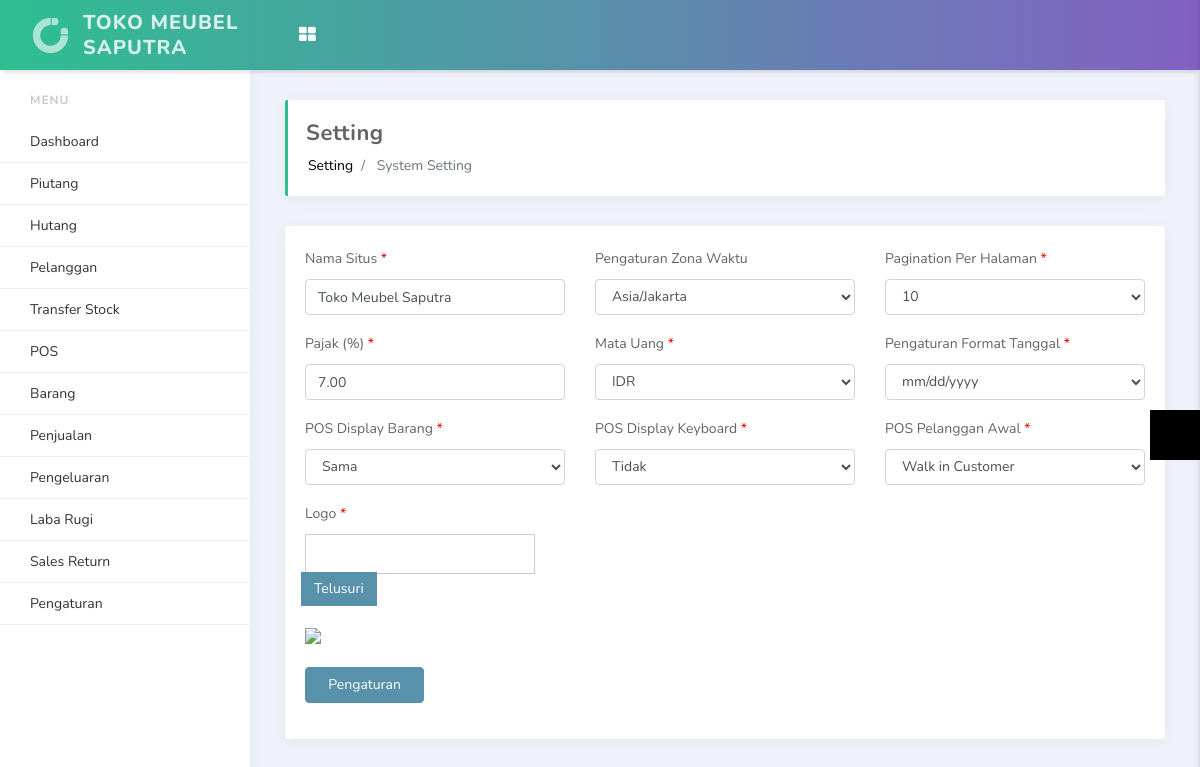
Page /index.php/setting/system_setting (signed in) on the committed database.
### tables this page shows
CREATE TABLE `site_setting` (
  `id` int(11) NOT NULL,
  `site_name` varchar(499) NOT NULL,
  `site_logo` varchar(255) NOT NULL,
  `timezone` varchar(499) NOT NULL,
  `pagination` int(11) NOT NULL,
  `tax` double(11,2) NOT NULL,
  `currency` char(3) NOT NULL,
  `address` text NOT NULL,
  `datetime_format` varchar(30) NOT NULL,
  `display_product` int(11) NOT NULL,
  `display_keyboard` int(11) NOT NULL,
  `default_customer_id` int(11) NOT NULL,
  `updated_user_id` int(11) NOT NULL,
  `updated_datetime` datetime NOT NULL
);

CREATE TABLE `timezones` (
  `id` int(11) NOT NULL,
  `code` varchar(30) NOT NULL,
  `timezone` varchar(499) NOT NULL
);

CREATE TABLE `currency` (
  `iso` char(3) NOT NULL DEFAULT '',
  `name` varchar(200) NOT NULL
);

CREATE TABLE `customers` (
  `id` int(11) NOT NULL,
  `fullname` varchar(499) NOT NULL,
  `email` varchar(499) NOT NULL,
  `mobile` varchar(255) NOT NULL,
  `address` text NOT NULL,
  `created_user_id` int(11) NOT NULL,
  `created_datetime` datetime NOT NULL
);

### application/views/system_setting.php (the view, shortened to what the rows shown need)
<?php
    require_once 'includes/header4.php';
    $siteDtaData = $this->Constant_model->getDataOneColumn('site_setting', 'id', '1');
    $site_name = $siteDtaData[0]->site_name;
    $timezone = $siteDtaData[0]->timezone;
    $pagination = $siteDtaData[0]->pagination;
    $tax = $siteDtaData[0]->tax;
    $currency = $siteDtaData[0]->currency;
    $dtm_format = $siteDtaData[0]->datetime_format;
    $display_product = $siteDtaData[0]->display_product;
    $keyborad = $siteDtaData[0]->display_keyboard;
    $def_cust_id = $siteDtaData[0]->default_customer_id;
?>
<section id="content">
	<form action="<?=base_url()?>index.php/setting/updateSiteSetting" method="post" enctype="multipart/form-data">
	<div class="row">
		<div class="col-md-12">
			<div class="card">
				<div class="card-body">
					<div class="row">
						<div class="col-md-4">
							<div class="form-group">
								<label><?php echo $lang_site_name; ?> <span style="color: #F00">*</span></label>
								<input type="text" name="site_name" class="form-control" placeholder="Site Name" maxlength="499" autofocus required value="<?php echo $site_name; ?>" autocomplete="off" />
							</div>
						</div>
						<div class="col-md-4">
							<div class="form-group">
								<label><?php echo $lang_system_timezone; ?></label>
								<select name="timezone" class="form-control" required>
								<?php
                                    $timeZoneData = $this->Constant_model->getDataAll('timezones', 'timezone', 'ASC');
                                    for ($t = 0; $t < count($timeZoneData); ++$t) {
                                        $timezone_name = $timeZoneData[$t]->timezone; ?>
										<option value="<?php echo $timezone_name; ?>" <?php if ($timezone_name == $timezone) {
                                            echo 'selected="selected"';
                                        } ?>>
											<?php echo $timezone_name; ?>
										</option>
								<?php
                                    }
                                ?>
								</select>
							</div>
						</div>
						<div class="col-md-4">
							<div class="form-group">
								<label><?php echo $lang_pagination_per_page; ?> <span style="color: #F00">*</span></label>
								<select name="pagination" class="form-control" required>
									<option value="10" <?php if ($pagination == '10') {
                                    echo 'selected="selected"';
                                } ?>>10</option>
								</select>
							</div>
						</div>
					</div>
					<div class="row">
						<div class="col-md-4">
							<div class="form-group">
								<label><?php echo $lang_tax; ?> (%) <span style="color: #F00">*</span></label>
								<input type="text" name="tax" class="form-control" placeholder="0" maxlength="2" required value="<?php echo $tax; ?>" autocomplete="off" />
							</div>
						</div>
						<div class="col-md-4">
							<div class="form-group">
								<label><?php echo $lang_currency; ?> <span style="color: #F00">*</span></label>
								<select name="currency" class="form-control" required>
								<?php
                                    $currencyData = $this->Constant_model->getDataAll('currency', 'iso', 'ASC');
                                    for ($c = 0; $c < count($currencyData); ++$c) {
                                        $currency_iso = $currencyData[$c]->iso; ?>
										<option value="<?php echo $currency_iso; ?>" <?php if ($currency_iso == $currency) {
                                            echo 'selected="selected"';
                                        } ?>>
											<?php echo $currency_iso; ?>
										</option>
								<?php
                                    }
                                ?>
								</select>
							</div>
						</div>
						<div class="col-md-4">
							<div class="form-group">
								<label><?php echo $lang_system_date_format; ?> <span style="color: #F00">*</span></label>
								<select name="date_format" class="form-control" required>
									<option value="m/d/Y" <?php if ($dtm_format == 'm/d/Y') {
                                    echo 'selected="selected"';
                                } ?>>mm/dd/yyyy</option>
								</select>
							</div>
						</div>
					</div>
					<div class="row">
						<div class="col-md-4">
							<div class="form-group">
								<label><?php echo $lang_pos_display_product; ?> <span style="color: #F00">*</span></label>
								<select name="display_product" class="form-control" required>
									<option value="3" <?php if ($display_product == '3') {
                                    echo 'selected="selected"';
                                } ?>><?php echo $lang_both; ?></option>
								</select>
							</div>
						</div>
						<div class="col-md-4">
							<div class="form-group">
								<label><?php echo $lang_pos_display_keyboard; ?> <span style="color: #F00">*</span></label>
								<select name="display_keyboard" class="form-control" required>
									<option value="0" <?php if ($keyborad == '0') {
                                    echo 'selected="selected"';
                                } ?>><?php echo $lang_no; ?></option>
								</select>
							</div>
						</div>
						<div class="col-md-4">
							<div class="form-group">
								<label><?php echo $lang_pos_default_customer; ?> <span style="color: #F00">*</span></label>
								<select name="default_customer" class="form-control" required>
								<?php
                                    $customerData = $this->Constant_model->getDataAll('customers', 'id', 'ASC');
                                    for ($u = 0; $u < count($customerData); ++$u) {
                                        $customer_id = $customerData[$u]->id;
                                        $customer_name = $customerData[$u]->fullname; ?>
										<option value="<?php echo $customer_id; ?>" <?php if ($customer_id == $def_cust_id) {
                                            echo 'selected="selected"';
                                        } ?>>
											<?php echo $customer_name; ?>
										</option>
								<?php
                                    }
                                ?>
								</select>
							</div>
						</div>
					</div>
				</div>
			</div>
		</div>
	</div>
	</form>
</section>
<?php
    require_once 'includes/footer4.php';
?>

### application/views/includes/header4.php (shortened to what the rows shown need)
<?php
    $settingResult = $this->db->get_where('site_setting');
    $settingData = $settingResult->row();
    $setting_site_name = $settingData->site_name;
 ?>
<!doctype html>
<html lang="en">
<head>
    <link rel="stylesheet" href="<?php echo base_url() ?>assets/vendors/bundle.css" type="text/css">
    <link rel="stylesheet" href="<?php echo base_url() ?>assets/vendors/datepicker/daterangepicker.css">
    <link rel="stylesheet" href="<?php echo base_url() ?>assets/vendors/vmap/jqvmap.min.css">
    <link rel="stylesheet" href="<?php echo base_url() ?>assets/css/app.min.css" type="text/css">
    <link rel="stylesheet" href="<?php echo base_url() ?>assets/css/custom.css" type="text/css">
    <link rel="stylesheet" type="text/css" href="https://stackpath.bootstrapcdn.com/font-awesome/4.7.0/css/font-awesome.min.css">
</head>
<body>
<nav class="navbar">
    <div class="container-fluid">
        <div class="header-logo">
            <a href="#">
                <img src="<?php echo base_url() ?>assets/media/image/light-logo.png" alt="...">
                <span class="logo-text d-none d-lg-block"><?php echo $setting_site_name ?></span>
            </a>
        </div>
    </div>
</nav>
<main class="main-content">
    <div class="container-fluid">

### rows in the picture
site_setting: site_name "TOKO MEUBEL SAPUTRA", site_name "Toko Meubel Saputra", timezone "Asia/Jakarta", pagination "10", tax "7.00", currency "IDR", date_format "mm/dd/yyyy", display_product "Sama", display_keyboard "Tidak", default_customer "Walk in Customer"

### other values in the picture
$lang_products "Barang"
$lang_sales "Penjualan"
$lang_expenses "Pengeluaran"
$lang_pnl "Laba Rugi"
$lang_setting "Pengaturan"
str_replace('_', ' ', $this->uri->segment(1)) "Setting"
str_replace('_', ' ', $this->uri->segment(2)) "System Setting"
$lang_site_name "Nama Situs"
$lang_system_timezone "Pengaturan Zona Waktu"
$lang_pagination_per_page "Pagination Per Halaman"
$lang_tax "Pajak"
$lang_currency "Mata Uang"
$lang_system_date_format "Pengaturan Format Tanggal"
$lang_pos_display_product "POS Display Barang"
$lang_pos_display_keyboard "POS Display Keyboard"
